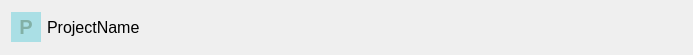
<?xml version="1.0" encoding="UTF-8"?>
<ui version="4.0">
 <class>ProjectItemWidget</class>
 <widget class="QWidget" name="ProjectItemWidget">
  <property name="geometry">
   <rect>
    <x>0</x>
    <y>0</y>
    <width>693</width>
    <height>55</height>
   </rect>
  </property>
  <property name="sizePolicy">
   <sizepolicy hsizetype="Expanding" vsizetype="Expanding">
    <horstretch>0</horstretch>
    <verstretch>0</verstretch>
   </sizepolicy>
  </property>
  <property name="windowTitle">
   <string>Form</string>
  </property>
  <property name="styleSheet">
   <string notr="true"/>
  </property>
  <layout class="QHBoxLayout" name="horizontalLayout">
   <item>
    <widget class="QLabel" name="icon">
     <property name="sizePolicy">
      <sizepolicy hsizetype="Fixed" vsizetype="Fixed">
       <horstretch>0</horstretch>
       <verstretch>0</verstretch>
      </sizepolicy>
     </property>
     <property name="minimumSize">
      <size>
       <width>30</width>
       <height>30</height>
      </size>
     </property>
     <property name="maximumSize">
      <size>
       <width>30</width>
       <height>16777215</height>
      </size>
     </property>
     <property name="font">
      <font>
       <pointsize>15</pointsize>
       <weight>75</weight>
       <bold>true</bold>
      </font>
     </property>
     <property name="layoutDirection">
      <enum>Qt::LeftToRight</enum>
     </property>
     <property name="autoFillBackground">
      <bool>false</bool>
     </property>
     <property name="styleSheet">
      <string notr="true">color: rgb(130, 176, 166);
background-color: rgb(170, 223, 229);</string>
     </property>
     <property name="inputMethodHints">
      <set>Qt::ImhEmailCharactersOnly</set>
     </property>
     <property name="text">
      <string>P</string>
     </property>
     <property name="alignment">
      <set>Qt::AlignCenter</set>
     </property>
     <property name="openExternalLinks">
      <bool>false</bool>
     </property>
    </widget>
   </item>
   <item>
    <widget class="QLabel" name="projectName">
     <property name="sizePolicy">
      <sizepolicy hsizetype="Preferred" vsizetype="Preferred">
       <horstretch>0</horstretch>
       <verstretch>0</verstretch>
      </sizepolicy>
     </property>
     <property name="font">
      <font>
       <pointsize>12</pointsize>
      </font>
     </property>
     <property name="styleSheet">
      <string notr="true">background-color: transparent;</string>
     </property>
     <property name="text">
      <string>ProjectName</string>
     </property>
    </widget>
   </item>
  </layout>
 </widget>
 <resources/>
 <connections/>
</ui>
